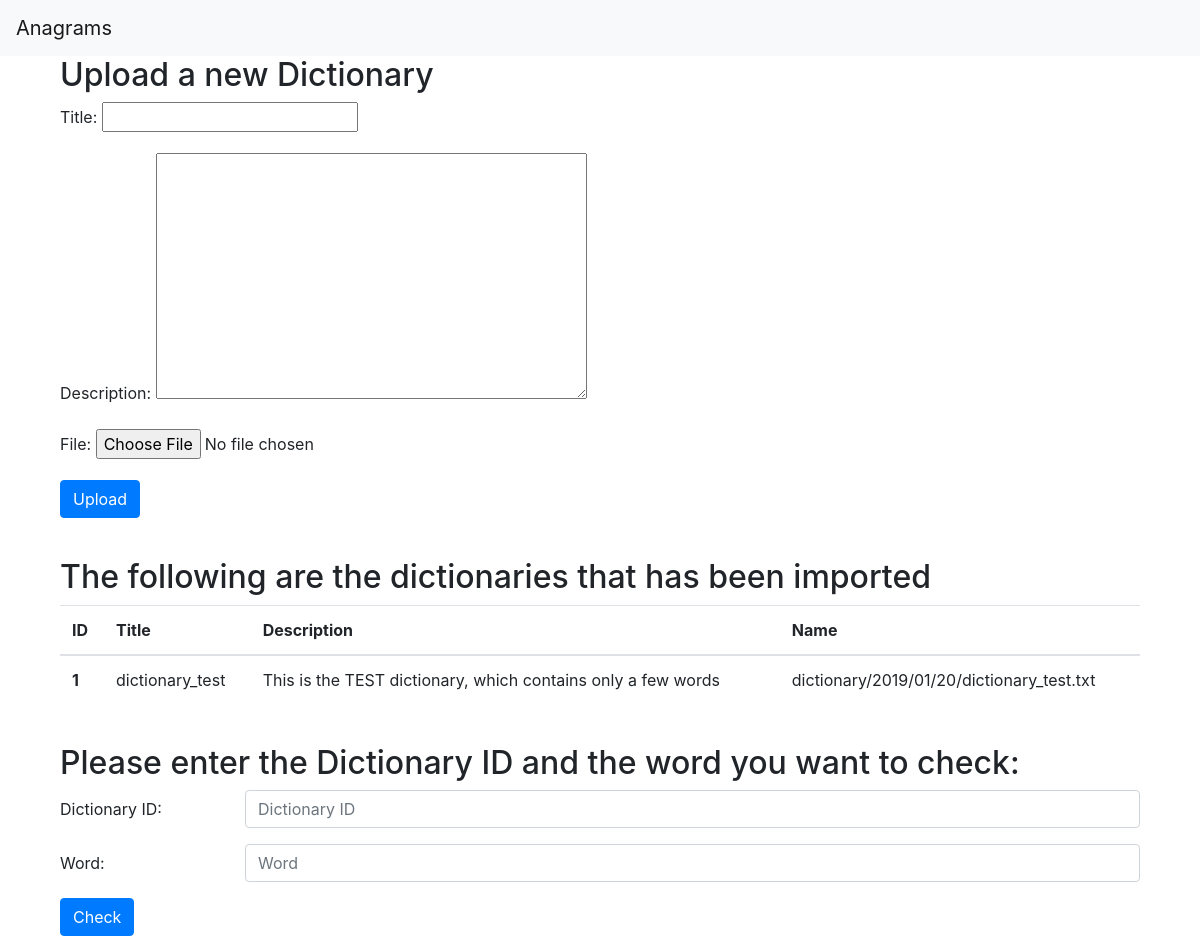
The app's page /, older data.
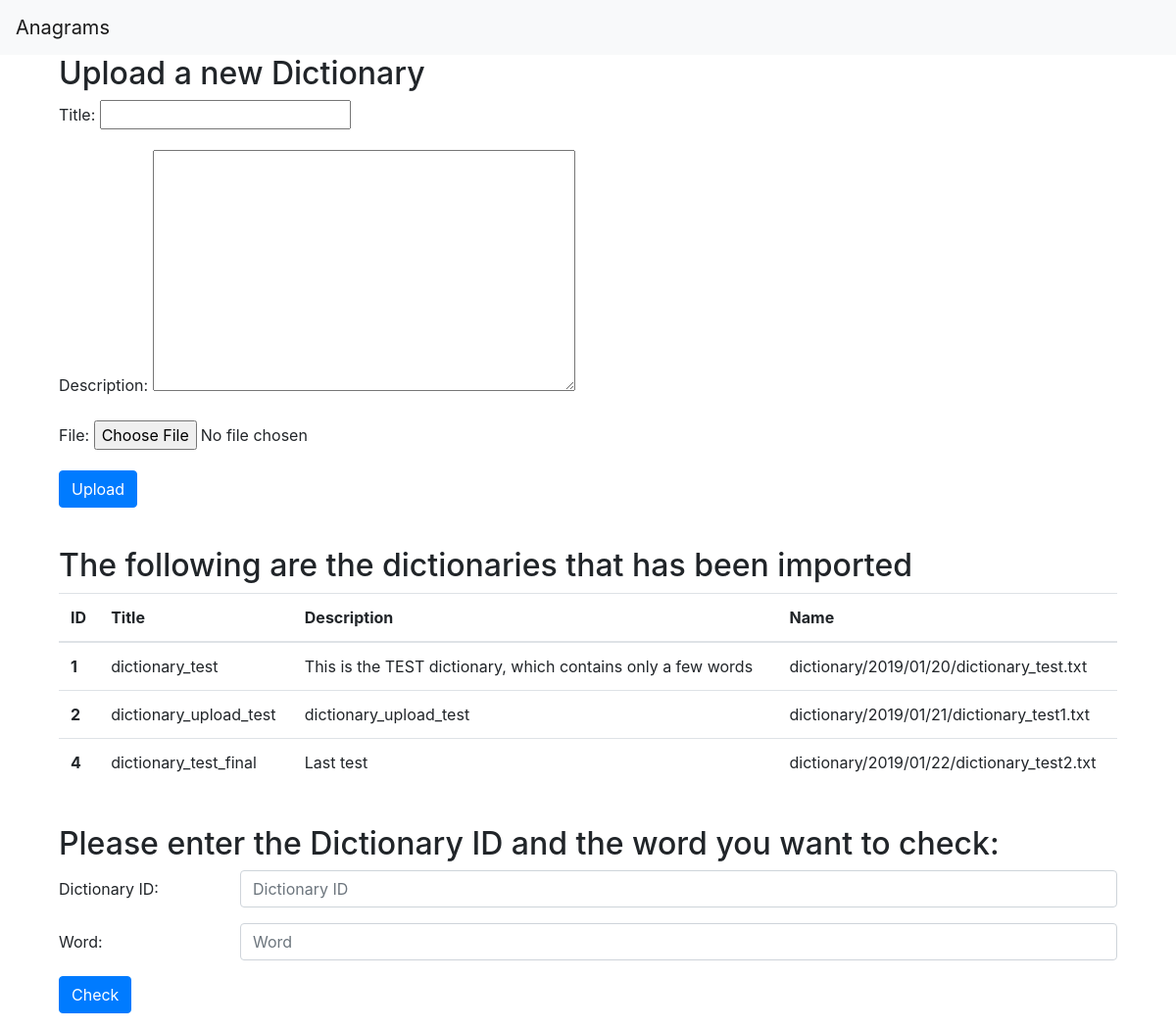
The same page, newer data.
### challenge/models.py (models this page shows)
class Dictionary(models.Model):
	title		= models.CharField(max_length=50)
	description = models.TextField()
	file 		= models.FileField(upload_to = 'dictionary/%Y/%m/%d')

### challenge/views.py (the view)
# urls.py: path('', application_view, name='application'),
def application_view(request, *args, **kwargs):
	if request.method == 'POST':
		form = DictionaryForm(request.POST or None, request.FILES or None)
		if form.is_valid():
			form.save()
			return HttpResponse('success')
		else:
			return HttpResponse('failed')
	else:
		form = DictionaryForm()
	dictionaries = Dictionary.objects.all() # list of objects;
	content = {
		'form'			: form,
		'object_list'	: dictionaries,
	}
	return render(request, 'application.html', content)

### challenge/forms.py
class DictionaryForm(forms.ModelForm):
	class Meta:
		model = Dictionary
		fields = [
			'title',
			'description',
			'file'
		]

### challenge/templates/application.html
{% extends "base.html" %}
{% block content %}
<div class='container'>
	<h2>Upload a new Dictionary</h2>
	<form method="POST" enctype="multipart/form-data"> {% csrf_token %}
		{{ form.as_p }}
		<div class="form-group row">
			<div class="col-sm-10">
				<button type="submit" class="btn btn-primary">Upload</button>
			</div>
		</div>
	</form>
</div>
<br>
<div class='container'>
	<h2>The following are the dictionaries that has been imported</h2>
	<table class="table">
		<thead>
			<tr>
				<th scope="col">ID</th>
				<th scope="col">Title</th>
				<th scope="col">Description</th>
				<th scope="col">Name</th>
			</tr>
		</thead>
		<tbody>
			{% for obj in object_list %}
			<tr>
				<th scope="row">{{ obj.id }}</th>
				<td>{{ obj.title }}</td>
				<td>{{ obj.description }}</td>
				<td>{{ obj.file.name }}</td>
			</tr>
			{% endfor %}
		</tbody>
	</table>
</div>
<br>
<div class='container'>
	<h2>Please enter the Dictionary ID and the word you want to check: </h2>
	<form action="/result/" method="POST"> {% csrf_token %}
		<div class="form-group row">
			<label for="inputEmail3" class="col-sm-2 col-form-label">Dictionary ID:</label>
			<div class="col-sm-10">
				<input type="text" name="d_id" class="form-control" id="d_id" placeholder="Dictionary ID">
			</div>
		</div>
		<div class="form-group row">
			<label for="inputEmail3" class="col-sm-2 col-form-label">Word:</label>
			<div class="col-sm-10">
				<input type="text" name="word" class="form-control" id="word" placeholder="Word">
			</div>
		</div>
		<div class="form-group row">
			<div class="col-sm-10">
				<button type="submit" class="btn btn-primary">Check</button>
			</div>
		</div>
	</form>
</div>
{% endblock content %}

### challenge/templates/base.html (shortened to what this page needs)
<!doctype html>
<html lang="en">
<head>
  <link rel="stylesheet" href="https://stackpath.bootstrapcdn.com/bootstrap/4.2.1/css/bootstrap.min.css">
</head>
<body>
  <nav class="navbar navbar-light bg-light">
    <a class="navbar-brand" href="/">Anagrams</a>
  </nav>
  <div class='container'>
    {% block content %}
    {% endblock content %}
  </div>
</body>
</html>

Row changes from the older to the newer data that the page shows:
added Dictionary: id "2", title "dictionary_upload_test", description "dictionary_upload_test", file.name "dictionary/2019/01/21/dictionary_test1.txt"
added Dictionary: id "4", title "dictionary_test_final", description "Last test", file.name "dictionary/2019/01/22/dictionary_test2.txt"
